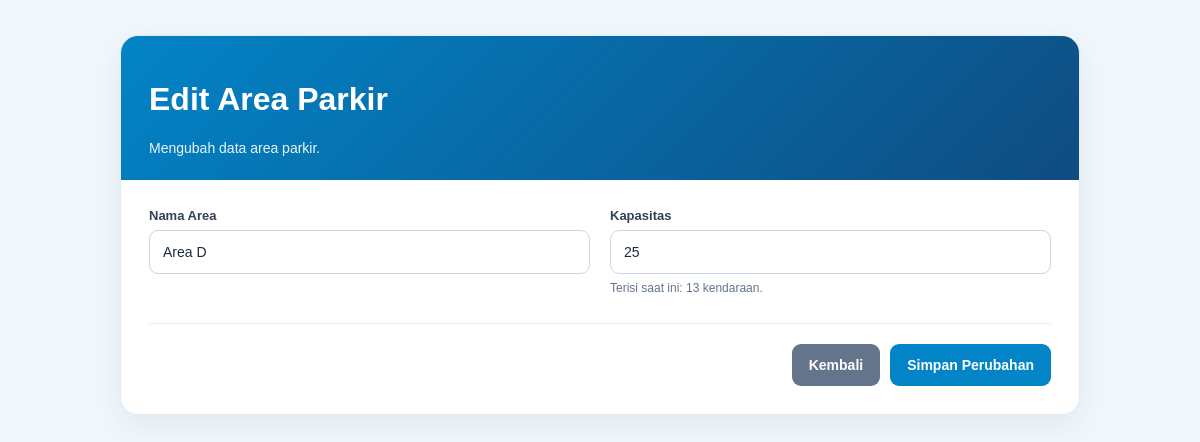
The page /area/edit_area.php?id=4 (signed in) on the database its author committed.
### tables this page shows
CREATE TABLE `tb_area_parkir` (
  `id_area` int(11) NOT NULL,
  `nama_area` varchar(50) NOT NULL,
  `kapasitas` int(11) NOT NULL DEFAULT 0,
  `terisi` int(11) NOT NULL DEFAULT 0
);

### area/edit_area.php (the view, shortened to what this page needs)
<?php
include '../koneksi.php';
$id_area = isset($_GET['id'])
    ? (int) $_GET['id']
    : 0;
$stmt = mysqli_prepare(
    $koneksi,
    "SELECT
        id_area,
        nama_area,
        kapasitas,
        terisi
     FROM tb_area_parkir
     WHERE id_area = ?
     LIMIT 1"
);
mysqli_stmt_bind_param(
    $stmt,
    "i",
    $id_area
);
mysqli_stmt_execute($stmt);
$result = mysqli_stmt_get_result($stmt);
$data = mysqli_fetch_assoc($result);
?>
<!DOCTYPE html>
<html lang="id">
<head>
    <link
        rel="stylesheet"
        href="../assets/css/form.css"
    >
</head>
<body>
<div class="container">
    <div class="form-card">
        <div class="form-header">
            <h1>Edit Area Parkir</h1>
            <p>
                Mengubah data area parkir.
            </p>
        </div>
        <div class="form-body">
            <form method="POST">
                <div class="form-grid">
                    <div class="form-group">
                        <label>
                            Nama Area
                        </label>
                        <input
                            type="text"
                            name="nama_area"
                            value="<?= htmlspecialchars($data['nama_area']) ?>"
                            required
                        >
                    </div>
                    <div class="form-group">
                        <label>
                            Kapasitas
                        </label>
                        <input
                            type="number"
                            name="kapasitas"
                            min="1"
                            value="<?= htmlspecialchars($data['kapasitas']) ?>"
                            required
                        >
                        <small class="form-help">
                            Terisi saat ini:
                            <?= (int) $data['terisi'] ?> kendaraan.
                        </small>
                    </div>
                </div>
                <div class="form-actions">
                    <a
                        href="tampil_area_parkir.php"
                        class="btn btn-secondary"
                    >
                        Kembali
                    </a>
                    <button
                        type="submit"
                        class="btn btn-primary"
                    >
                        Simpan Perubahan
                    </button>
                </div>
            </form>
        </div>
    </div>
</div>
</body>
</html>

### assets/css/form.css (style rules this page uses)
* { box-sizing: border-box; }
body { margin: 0; padding: 0; background: #f1f7fb; color: #1e293b; font-family: Arial, Helvetica, sans-serif; }
.container { width: 100%; max-width: 1000px; margin: 35px auto; padding: 0 20px; }
.form-card { background: #ffffff; border-radius: 18px; overflow: hidden; border: 1px solid #e2edf5; box-shadow: 0 10px 30px rgba(15, 76, 129, 0.08); }
.form-header { padding: 24px 28px; background: linear-gradient( 135deg, #0284c7, #0f4c81 ); color: white; }
.form-header p { margin: 7px 0 0; font-size: 14px; opacity: 0.92; }
.form-body { padding: 28px; }
.form-grid { display: grid; grid-template-columns: repeat(2, minmax(0, 1fr)); gap: 20px; }
.form-group { display: flex; flex-direction: column; gap: 7px; }
.form-group label { font-size: 13px; font-weight: 700; color: #334155; }
.form-group input, .form-group select, .form-group textarea { width: 100%; border: 1px solid #cbd5e1; border-radius: 9px; padding: 11px 13px; background: #ffffff; color: #1e293b; font-size: 14px; outline: none; transition: 0.2s ease; }
.form-group input, .form-group select { height: 44px; }
.form-help { font-size: 12px; color: #64748b; }
.form-actions { display: flex; justify-content: flex-end; gap: 10px; margin-top: 28px; padding-top: 20px; border-top: 1px solid #e5edf3; }
.btn { display: inline-flex; align-items: center; justify-content: center; gap: 6px; min-height: 42px; padding: 10px 17px; border: none; border-radius: 9px; font-size: 14px; font-weight: 600; text-decoration: none; cursor: pointer; transition: 0.2s ease; }
.btn-primary { background: #0284c7; color: white; }
.btn-secondary { background: #64748b; color: white; }

### rows shown on the page
tb_area_parkir: nama_area "Area D", kapasitas "25", terisi "13"
